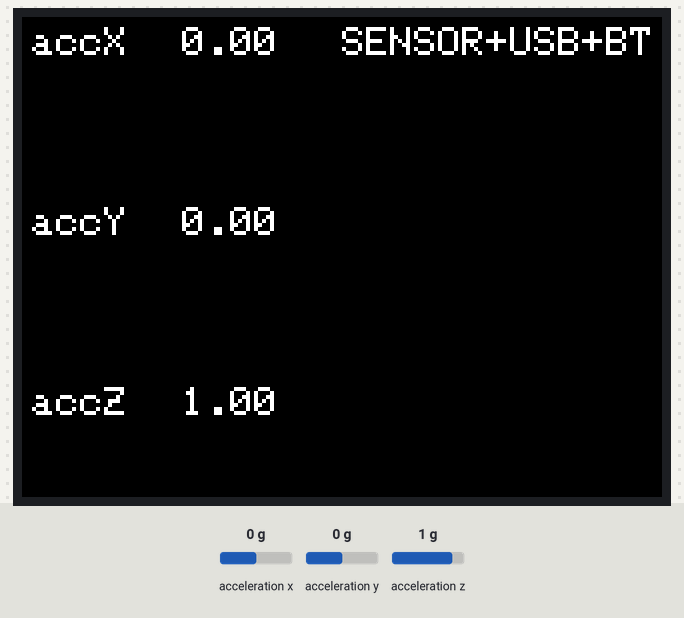
A sketch run on a simulated ESP32. On the bench: 320×240 colour display. The test bench sets the inputs (shaded band); at power-on: acceleration x 0 g, acceleration y 0 g, acceleration z 1 g. Nothing arrives over Bluetooth unless stated; what the sketch prints to the serial monitor is not drawn.

Above: at 1.4 s.
1.5 s: acceleration x set to -1.4 g
At 2.6 s:
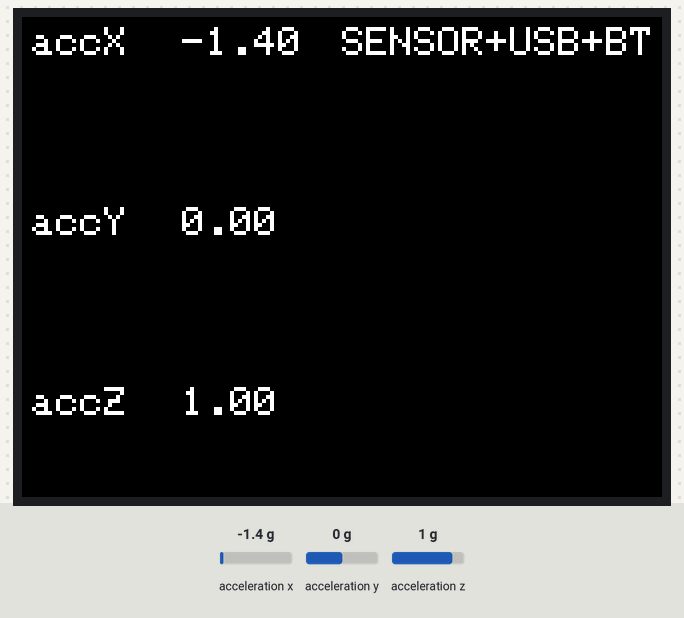
3.0 s: acceleration y set to -1.4 g
At 3.4 s:
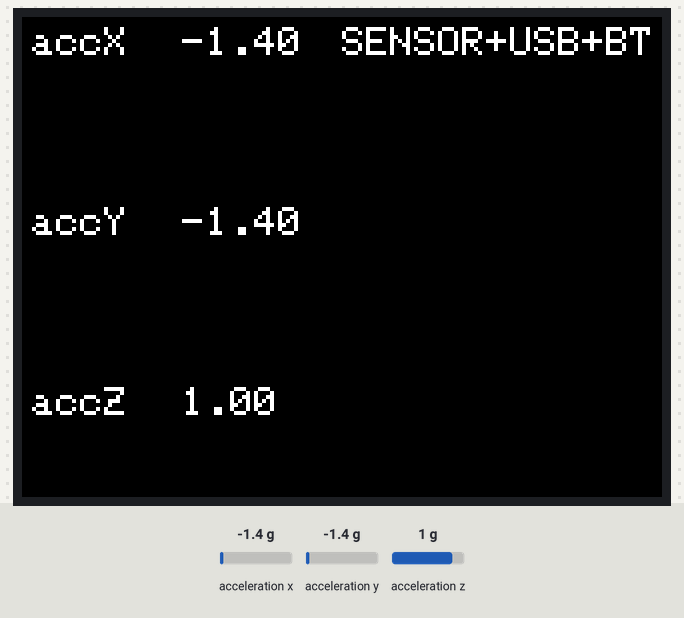
4.5 s: acceleration z set to -1.4 g
At 5.7 s:
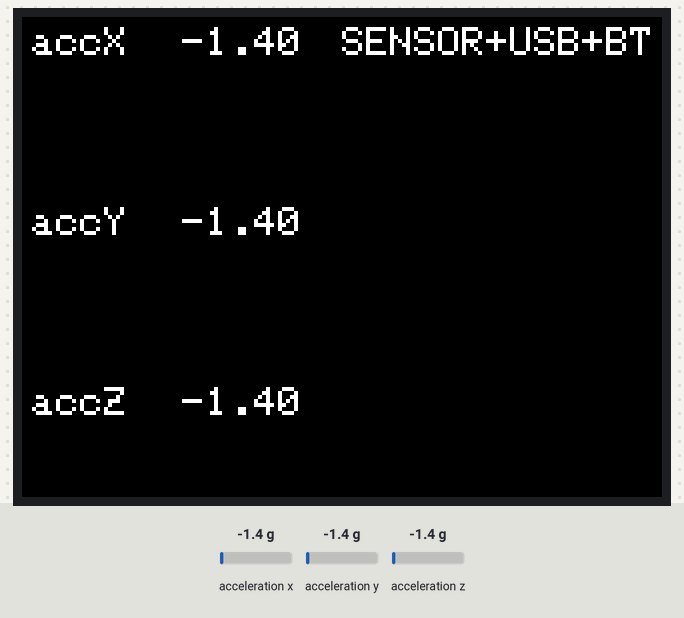
6.0 s: acceleration x set to -0.8 g
At 7.2 s:
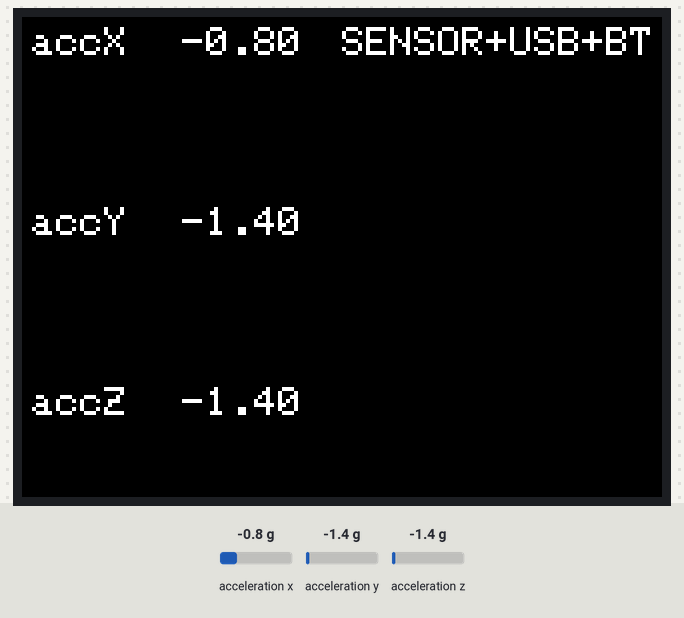
7.5 s: acceleration y set to -0.8 g
At 8.7 s:
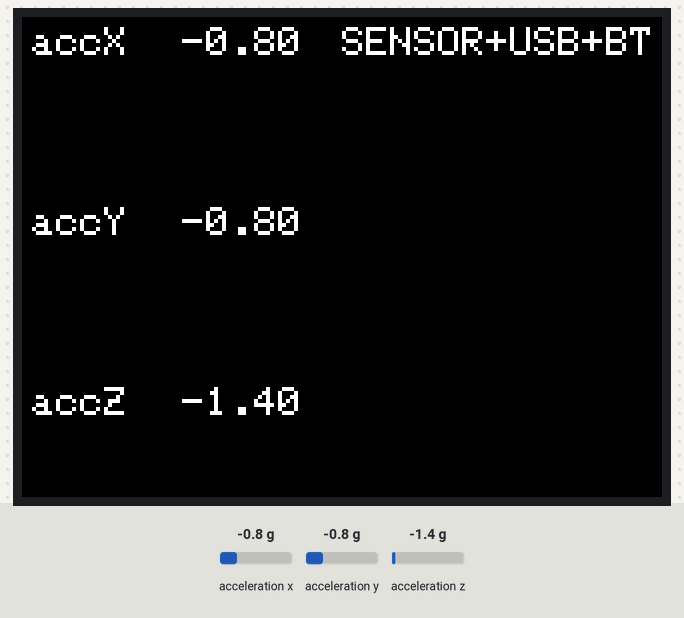
Timing chart, 0 to 10.0 s (numbered marks = the images above; inputs shaded):
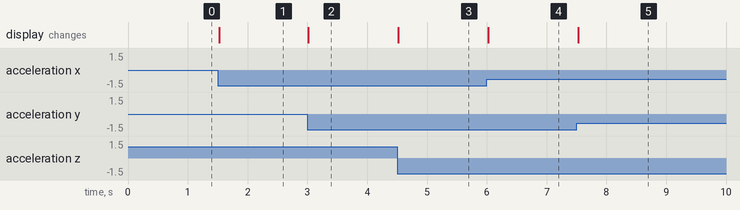

The sketch:

2_3_0_acc_xyz_bluetooth.ino
```cpp
#include <M5Core2.h>

//Bluetoothライブラリを読込む
#include "BluetoothSerial.h"
//Bluetoothを管理する変数
BluetoothSerial SerialBT;

//センサの情報をいれる変数
float accX = 0;
float accY = 0;
float accZ = 0;

void setup() {
  //M5の機能を使い始める
  M5.begin();
  //M5のセンサを使い始める
  M5.IMU.Init();

  //背景の色
  M5.Lcd.fillScreen(BLACK);
  M5.Lcd.setTextColor(WHITE, BLACK);
  M5.Lcd.setTextSize(2);

  //座標と文字
  M5.Lcd.setCursor(160, 5);
  M5.Lcd.print("SENSOR+USB+BT");

  //PCとの通信を始める
  Serial.begin(9600);

  //Bluetooth通信をはじめる
  //オリジナルのデバイス名を決めてください
  SerialBT.begin("TAMABI_IDDtest");
}

void loop() {
  //センサ情報を変数にいれる
  M5.IMU.getAccelData(&accX, &accY, &accZ);

  //加速度センサ X軸
  M5.Lcd.setCursor(5, 5);
  M5.Lcd.print("accX");
  M5.Lcd.setCursor(80, 5);
  M5.Lcd.print(accX);

  //加速度センサ Y軸
  M5.Lcd.setCursor(5, 95);
  M5.Lcd.print("accY");
  M5.Lcd.setCursor(80, 95);
  M5.Lcd.print(accY);

  //加速度センサ Z軸
  M5.Lcd.setCursor(5, 185);
  M5.Lcd.print("accZ");
  M5.Lcd.setCursor(80, 185);
  M5.Lcd.print(accZ);


  //PCにデータを送信する（USBで）
  //変数をコンマ区切りにして送る
  Serial.print(accX);
  Serial.print(",");
  Serial.print(accY);
  Serial.print(",");
  Serial.print(accZ);
  Serial.println();  //最後は改行を送る

  //Bluetoothでデータを送信
  //変数をコンマ区切りにして送る
  SerialBT.print(accX);
  SerialBT.print(",");
  SerialBT.print(accY);
  SerialBT.print(",");
  SerialBT.print(accZ);
  SerialBT.println();  //最後は改行を送る

  //データを送りすぎるので、少し遅らせる
  delay(10);
}
```

Measured:
- after the input at 1.5 s, the display: changes at once (image 1)
- after the input at 3.0 s, the display: changes at once (image 2)
- after the input at 4.5 s, the display: changes at once (image 3)
- after the input at 6.0 s, the display: changes at once (image 4)
- after the input at 7.5 s, the display: changes at once (image 5)
